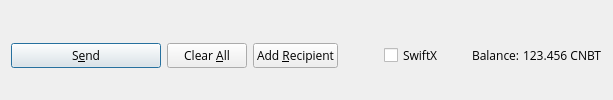
         <widget class="QFrame" name="frame_Send">
          <layout class="QHBoxLayout" name="horizontalLayout">
           <property name="bottomMargin">
            <number>0</number>
           </property>
           <item>
            <widget class="QPushButton" name="sendButton">
             <property name="minimumSize">
              <size>
               <width>150</width>
               <height>0</height>
              </size>
             </property>
             <property name="font">
              <font>
               <family>Open Sans</family>
              </font>
             </property>
             <property name="toolTip">
              <string>Confirm the send action</string>
             </property>
             <property name="text">
              <string>S&amp;end</string>
             </property>
             <property name="icon">
              <iconset resource="../cannabits.qrc">
               <normaloff>:/icons/send</normaloff>:/icons/send</iconset>
             </property>
             <property name="autoDefault">
              <bool>false</bool>
             </property>
             <property name="default">
              <bool>true</bool>
             </property>
            </widget>
           </item>
           <item>
            <widget class="QPushButton" name="clearButton">
             <property name="sizePolicy">
              <sizepolicy hsizetype="Minimum" vsizetype="Fixed">
               <horstretch>0</horstretch>
               <verstretch>0</verstretch>
              </sizepolicy>
             </property>
             <property name="font">
              <font>
               <family>Open Sans</family>
              </font>
             </property>
             <property name="toolTip">
              <string>Clear all fields of the form.</string>
             </property>
             <property name="text">
              <string>Clear &amp;All</string>
             </property>
             <property name="icon">
              <iconset resource="../cannabits.qrc">
               <normaloff>:/icons/remove</normaloff>:/icons/remove</iconset>
             </property>
             <property name="autoDefault">
              <bool>false</bool>
             </property>
            </widget>
           </item>
           <item>
            <widget class="QPushButton" name="addButton">
             <property name="font">
              <font>
               <family>Open Sans</family>
              </font>
             </property>
             <property name="toolTip">
              <string>Send to multiple recipients at once</string>
             </property>
             <property name="text">
              <string>Add &amp;Recipient</string>
             </property>
             <property name="icon">
              <iconset resource="../cannabits.qrc">
               <normaloff>:/icons/add</normaloff>:/icons/add</iconset>
             </property>
             <property name="autoDefault">
              <bool>false</bool>
             </property>
            </widget>
           </item>
           <item>
            <spacer name="horizontalSpacer">
             <property name="orientation">
              <enum>Qt::Horizontal</enum>
             </property>
             <property name="sizeHint" stdset="0">
              <size>
               <width>40</width>
               <height>20</height>
              </size>
             </property>
            </spacer>
           </item>
           <item>
            <layout class="QHBoxLayout" name="horizontalLayout_2">
             <property name="spacing">
              <number>3</number>
             </property>
             <item>
              <widget class="QCheckBox" name="checkSwiftTX">
               <property name="enabled">
                <bool>true</bool>
               </property>
               <property name="minimumSize">
                <size>
                 <width>85</width>
                 <height>0</height>
                </size>
               </property>
               <property name="font">
                <font>
                 <family>Open Sans</family>
                </font>
               </property>
               <property name="text">
                <string>SwiftX</string>
               </property>
              </widget>
             </item>
             <item>
              <widget class="QLabel" name="label">
               <property name="font">
                <font>
                 <family>Open Sans</family>
                </font>
               </property>
               <property name="text">
                <string>Balance:</string>
               </property>
              </widget>
             </item>
             <item>
              <widget class="QLabel" name="labelBalance">
               <property name="sizePolicy">
                <sizepolicy hsizetype="Preferred" vsizetype="Fixed">
                 <horstretch>0</horstretch>
                 <verstretch>0</verstretch>
                </sizepolicy>
               </property>
               <property name="font">
                <font>
                 <family>Open Sans</family>
                </font>
               </property>
               <property name="cursor">
                <cursorShape>IBeamCursor</cursorShape>
               </property>
               <property name="text">
                <string notr="true">123.456 CNBT</string>
               </property>
               <property name="textInteractionFlags">
                <set>Qt::LinksAccessibleByMouse|Qt::TextSelectableByKeyboard|Qt::TextSelectableByMouse</set>
               </property>
              </widget>
             </item>
            </layout>
           </item>
          </layout>
         </widget>
